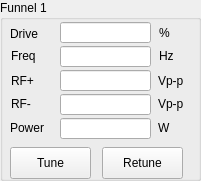
   <widget class="QGroupBox" name="gbSLfunnel1">
    <property name="geometry">
     <rect>
      <x>70</x>
      <y>570</y>
      <width>201</width>
      <height>181</height>
     </rect>
    </property>
    <property name="title">
     <string>Funnel 1</string>
    </property>
    <widget class="QLabel" name="label_3">
     <property name="geometry">
      <rect>
       <x>10</x>
       <y>26</y>
       <width>59</width>
       <height>16</height>
      </rect>
     </property>
     <property name="text">
      <string>Drive</string>
     </property>
    </widget>
    <widget class="QLineEdit" name="leSRFDRV_1">
     <property name="geometry">
      <rect>
       <x>60</x>
       <y>22</y>
       <width>91</width>
       <height>21</height>
      </rect>
     </property>
    </widget>
    <widget class="QLabel" name="label_4">
     <property name="geometry">
      <rect>
       <x>11</x>
       <y>48</y>
       <width>59</width>
       <height>16</height>
      </rect>
     </property>
     <property name="text">
      <string>Freq</string>
     </property>
    </widget>
    <widget class="QLabel" name="label_5">
     <property name="geometry">
      <rect>
       <x>11</x>
       <y>73</y>
       <width>59</width>
       <height>16</height>
      </rect>
     </property>
     <property name="text">
      <string>RF+</string>
     </property>
    </widget>
    <widget class="QLabel" name="label_6">
     <property name="geometry">
      <rect>
       <x>11</x>
       <y>96</y>
       <width>59</width>
       <height>16</height>
      </rect>
     </property>
     <property name="text">
      <string>RF-</string>
     </property>
    </widget>
    <widget class="QLineEdit" name="leSRFFRQ_1">
     <property name="geometry">
      <rect>
       <x>60</x>
       <y>46</y>
       <width>91</width>
       <height>21</height>
      </rect>
     </property>
    </widget>
    <widget class="QLineEdit" name="leGRFPPVP_1">
     <property name="geometry">
      <rect>
       <x>60</x>
       <y>70</y>
       <width>91</width>
       <height>21</height>
      </rect>
     </property>
     <property name="readOnly">
      <bool>true</bool>
     </property>
    </widget>
    <widget class="QLineEdit" name="leGRFPPVN_1">
     <property name="geometry">
      <rect>
       <x>60</x>
       <y>94</y>
       <width>91</width>
       <height>21</height>
      </rect>
     </property>
     <property name="readOnly">
      <bool>true</bool>
     </property>
    </widget>
    <widget class="QLabel" name="label_7">
     <property name="geometry">
      <rect>
       <x>159</x>
       <y>25</y>
       <width>31</width>
       <height>16</height>
      </rect>
     </property>
     <property name="text">
      <string>%</string>
     </property>
    </widget>
    <widget class="QLabel" name="label_8">
     <property name="geometry">
      <rect>
       <x>159</x>
       <y>48</y>
       <width>31</width>
       <height>16</height>
      </rect>
     </property>
     <property name="text">
      <string>Hz</string>
     </property>
    </widget>
    <widget class="QLabel" name="label_9">
     <property name="geometry">
      <rect>
       <x>158</x>
       <y>73</y>
       <width>31</width>
       <height>16</height>
      </rect>
     </property>
     <property name="text">
      <string>Vp-p</string>
     </property>
    </widget>
    <widget class="QLabel" name="label_10">
     <property name="geometry">
      <rect>
       <x>158</x>
       <y>96</y>
       <width>31</width>
       <height>16</height>
      </rect>
     </property>
     <property name="text">
      <string>Vp-p</string>
     </property>
    </widget>
    <widget class="QPushButton" name="pbTuneF1">
     <property name="geometry">
      <rect>
       <x>10</x>
       <y>147</y>
       <width>81</width>
       <height>32</height>
      </rect>
     </property>
     <property name="text">
      <string>Tune</string>
     </property>
     <property name="autoDefault">
      <bool>false</bool>
     </property>
    </widget>
    <widget class="QPushButton" name="pbRetuneF1">
     <property name="geometry">
      <rect>
       <x>102</x>
       <y>147</y>
       <width>81</width>
       <height>32</height>
      </rect>
     </property>
     <property name="text">
      <string>Retune</string>
     </property>
     <property name="autoDefault">
      <bool>false</bool>
     </property>
    </widget>
    <widget class="QLineEdit" name="leGRFPWR_1">
     <property name="geometry">
      <rect>
       <x>60</x>
       <y>118</y>
       <width>91</width>
       <height>21</height>
      </rect>
     </property>
     <property name="readOnly">
      <bool>true</bool>
     </property>
    </widget>
    <widget class="QLabel" name="label_71">
     <property name="geometry">
      <rect>
       <x>10</x>
       <y>120</y>
       <width>59</width>
       <height>16</height>
      </rect>
     </property>
     <property name="text">
      <string>Power</string>
     </property>
    </widget>
    <widget class="QLabel" name="label_72">
     <property name="geometry">
      <rect>
       <x>158</x>
       <y>120</y>
       <width>31</width>
       <height>16</height>
      </rect>
     </property>
     <property name="text">
      <string>W</string>
     </property>
    </widget>
   </widget>
